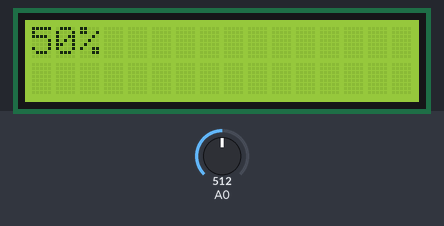
The sketch below on a simulated Arduino Uno, built with avr-gcc and run on an emulated ATmega328P. Shown: 16×2 character LCD. The inputs (shaded band) are chosen by the test bench; at power-on: A0 = 512. What the sketch prints to the serial monitor is not drawn.

Above: at 1.6 s.
1.7 s: A0 set to 716
At 2.4 s:
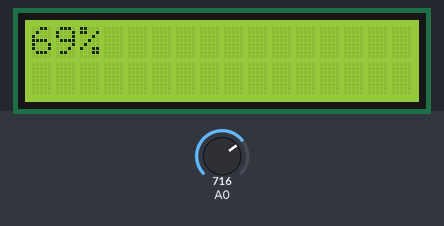
3.5 s: A0 set to 900
At 5.2 s:
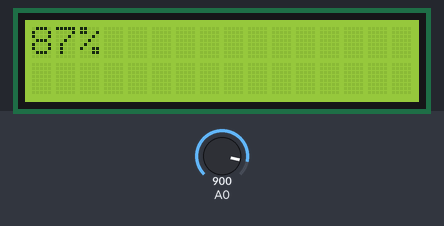
5.5 s: A0 set to 1023
At 7.2 s:
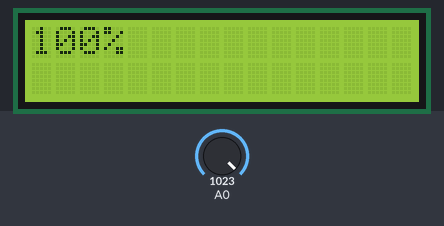
Timing chart, 0 to 8.7 s (numbered marks = the images above; inputs shaded):
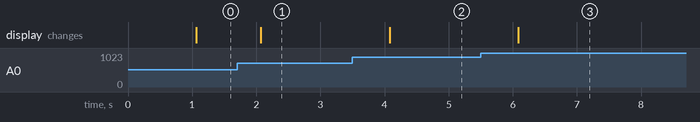

Measured:
- after the input at 1.7 s, the display: changes after 0.37 s (image 1)
- after the input at 3.5 s, the display: changes after 0.58 s (image 2)
- after the input at 5.5 s, the display: changes after 0.59 s (image 3)

The sketch:

pot.ino
```cpp
#include <LiquidCrystal.h>
LiquidCrystal lcd(7, 6, 5, 4, 3, 2);
String data = "";
bool req = false;
int num = 0, num_prev = 0;

void setup() {

  lcd.begin(16, 2);
  Serial.begin(9600);
  pinMode(A0, INPUT);
}

void loop() {

  data = Serial.readString();
  num = map(analogRead(A0), 0, 1023, 0, 100);

 if(num != num_prev) {

  lcd.clear();
  lcd.setCursor(0, 0);
  lcd.print(String(num) + '%');
  Serial.println(String(num) + '%');
  num_prev = num;
 }
  delay(2);
}
```
